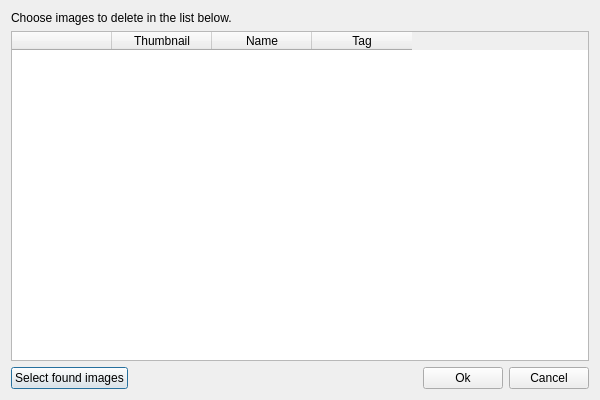
<?xml version="1.0" encoding="UTF-8"?>
<ui version="4.0">
 <class>BlacklistFix2</class>
 <widget class="QDialog" name="BlacklistFix2">
  <property name="geometry">
   <rect>
    <x>0</x>
    <y>0</y>
    <width>600</width>
    <height>400</height>
   </rect>
  </property>
  <property name="windowTitle">
   <string>Blacklist fixer</string>
  </property>
  <property name="windowIcon">
   <iconset resource="../../../resources/resources.qrc">
    <normaloff>:/images/icon.ico</normaloff>:/images/icon.ico</iconset>
  </property>
  <layout class="QVBoxLayout" name="verticalLayout">
   <item>
    <widget class="QLabel" name="label">
     <property name="text">
      <string>Choose images to delete in the list below.</string>
     </property>
    </widget>
   </item>
   <item>
    <widget class="QTableWidget" name="tableWidget">
     <property name="editTriggers">
      <set>QAbstractItemView::EditTrigger::NoEditTriggers</set>
     </property>
     <property name="showDropIndicator" stdset="0">
      <bool>false</bool>
     </property>
     <attribute name="horizontalHeaderHighlightSections">
      <bool>false</bool>
     </attribute>
     <attribute name="verticalHeaderDefaultSectionSize">
      <number>50</number>
     </attribute>
     <attribute name="verticalHeaderHighlightSections">
      <bool>false</bool>
     </attribute>
     <column>
      <property name="text">
       <string/>
      </property>
     </column>
     <column>
      <property name="text">
       <string>Thumbnail</string>
      </property>
     </column>
     <column>
      <property name="text">
       <string>Name</string>
      </property>
     </column>
     <column>
      <property name="text">
       <string>Tag</string>
      </property>
     </column>
    </widget>
   </item>
   <item>
    <layout class="QHBoxLayout" name="horizontalLayout_4">
     <item>
      <widget class="QPushButton" name="buttonSelectBlacklisted">
       <property name="text">
        <string>Select found images</string>
       </property>
      </widget>
     </item>
     <item>
      <spacer name="horizontalSpacer">
       <property name="orientation">
        <enum>Qt::Orientation::Horizontal</enum>
       </property>
       <property name="sizeHint" stdset="0">
        <size>
         <width>40</width>
         <height>20</height>
        </size>
       </property>
      </spacer>
     </item>
     <item>
      <widget class="QPushButton" name="buttonOk">
       <property name="text">
        <string>Ok</string>
       </property>
      </widget>
     </item>
     <item>
      <widget class="QPushButton" name="buttonCancel">
       <property name="text">
        <string>Cancel</string>
       </property>
      </widget>
     </item>
    </layout>
   </item>
  </layout>
 </widget>
 <resources>
  <include location="../../../resources/resources.qrc"/>
 </resources>
 <connections>
  <connection>
   <sender>buttonSelectBlacklisted</sender>
   <signal>clicked()</signal>
   <receiver>BlacklistFix2</receiver>
   <slot>selectBlacklisted()</slot>
   <hints>
    <hint type="sourcelabel">
     <x>65</x>
     <y>385</y>
    </hint>
    <hint type="destinationlabel">
     <x>133</x>
     <y>381</y>
    </hint>
   </hints>
  </connection>
  <connection>
   <sender>buttonOk</sender>
   <signal>clicked()</signal>
   <receiver>BlacklistFix2</receiver>
   <slot>nextStep()</slot>
   <hints>
    <hint type="sourcelabel">
     <x>495</x>
     <y>384</y>
    </hint>
    <hint type="destinationlabel">
     <x>513</x>
     <y>379</y>
    </hint>
   </hints>
  </connection>
  <connection>
   <sender>buttonCancel</sender>
   <signal>clicked()</signal>
   <receiver>BlacklistFix2</receiver>
   <slot>cancel()</slot>
   <hints>
    <hint type="sourcelabel">
     <x>560</x>
     <y>380</y>
    </hint>
    <hint type="destinationlabel">
     <x>593</x>
     <y>379</y>
    </hint>
   </hints>
  </connection>
 </connections>
 <slots>
  <slot>selectBlacklisted()</slot>
  <slot>cancel()</slot>
  <slot>nextStep()</slot>
 </slots>
</ui>
